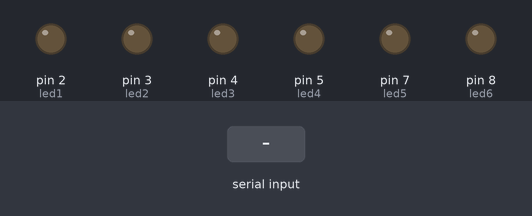
The sketch below on a simulated Arduino Uno, built with avr-gcc and run on an emulated ATmega328P. Shown: output pins drawn as LEDs (lit = HIGH). Dashed ring = blinking. The inputs (shaded band) are chosen by the test bench. Pins used as bus, display or sensor lines are not drawn; what the sketch prints to the serial monitor is not drawn.

Above: at 1.2 s.
1.3 s: "C" received over Serial
At 2.61 s:
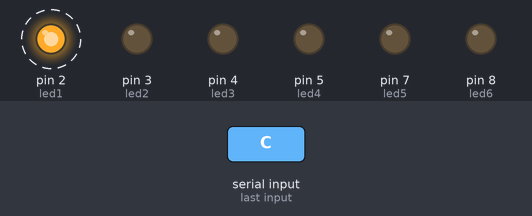
4.3 s: "D" received over Serial
At 5.6 s:
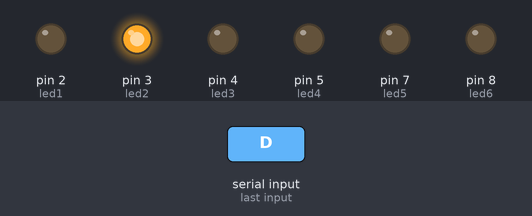
6.8 s: "A" received over Serial
At 9.0 s:
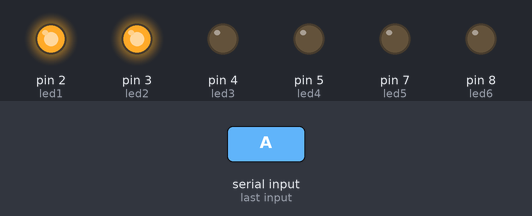
9.3 s: "G" received over Serial
At 11.2 s:
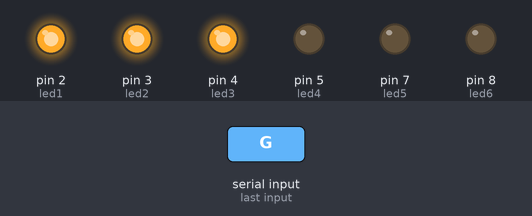
11.8 s: "B" received over Serial
At 13.4 s:
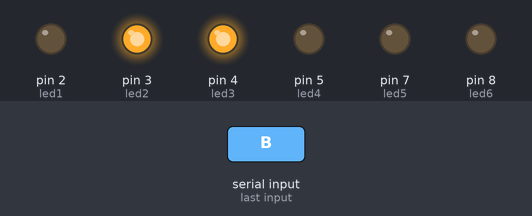
14.3 s: "E" received over Serial
At 16.8 s:
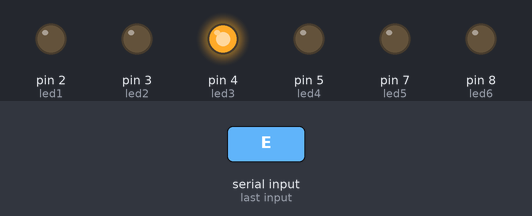
Timing chart, 0 to 17.8 s (numbered marks = the images above; inputs shaded):
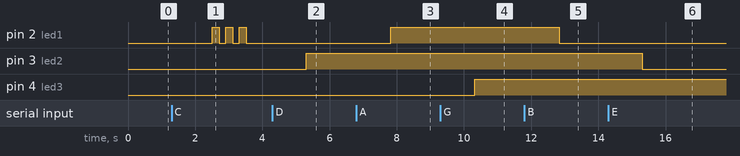

Measured:
- after the input at 1.3 s, pin 2 (led1): alternates HIGH for 0.20 s and LOW for 0.20 s, 6 changes in all, then stays LOW, starting after 1.2 s
- after the input at 4.3 s, pin 3 (led2): LOW → HIGH after 1.0 s
- after the input at 6.8 s, pin 2 (led1): LOW → HIGH after 1.0 s
- after the input at 9.3 s, pin 4 (led3): LOW → HIGH after 1.0 s
- after the input at 11.8 s, pin 2 (led1): HIGH → LOW after 1.0 s
- after the input at 14.3 s, pin 3 (led2): HIGH → LOW after 1.0 s

The sketch:

CocoaArduinoUnoServer.ino
```cpp
#include <SPI.h>
#include <MFRC522.h>

// PORTAS DO LEITOR RFID

//Pins para o NodeMCU (ver Arquivo DiagramaNodeMCU.docx)
#define SS_PIN 10   // Porta SDA
#define RST_PIN 9  // Porta RST

MFRC522 mfrc522(SS_PIN, RST_PIN);   // Create MFRC522 instance.

char st[20];

// LEDS. Somente 4 leds aqui por limitação de porta

const int led1 = 2; // Porta   D0
const int led2 = 3;  // Porta   D3
const int led3 = 4; // Porta   D4
const int led4 = 5;  // Porta   D8
const int led5 = 7; // Porta   SD2
const int led6 = 8; // Porta   SD3


void AcendeLed(int l)
{
  digitalWrite(l, 1);
}

void ApagaLed(int l)
{
  digitalWrite(l, 0);
}
void PiscaLed(int l)
{

  digitalWrite(l, 0);
  delay(200);
  digitalWrite(l, 1);
  delay(200);
  digitalWrite(l, 0);
  delay(200);
  digitalWrite(l, 1);
  delay(200);
  digitalWrite(l, 0);
  delay(200);
  digitalWrite(l, 1);
  delay(200);
  digitalWrite(l, 0);
  delay(200);

}


// led1

void handleLed1Acende() {
  AcendeLed(led1);
  }

void handleLed1Apaga() {
  ApagaLed(led1);
    }

void handleLed1Pisca() {
  PiscaLed(led1);
  }

// led2

void handleLed2Acende() {
  AcendeLed(led2);
  }

void handleLed2Apaga() {
  ApagaLed(led2);
    }

void handleLed2Pisca() {
  PiscaLed(led2);
  }

// led3

void handleLed3Acende() {
  AcendeLed(led3);
  }

void handleLed3Apaga() {
  ApagaLed(led3);
    }

void handleLed3Pisca() {
  PiscaLed(led3);
  }

// led4

void handleLed4Acende() {
  AcendeLed(led4);
  }

void handleLed4Apaga() {
  ApagaLed(led4);
    }

void handleLed4Pisca() {
  PiscaLed(led4);
  }

// led5

void handleLed5Acende() {
  AcendeLed(led5);
  }

void handleLed5Apaga() {
  ApagaLed(led5);
    }

void handleLed5Pisca() {
  PiscaLed(led5);
  }

// led6

void handleLed6Acende() {
  AcendeLed(led6);
  }

void handleLed6Apaga() {
  ApagaLed(led6);
    }

void handleLed6Pisca() {
  PiscaLed(led6);
  }


void setup(void){


  // LEITOR RFID
  Serial.begin(9600);   // Inicia a serial
  SPI.begin();      // Inicia  SPI bus
  mfrc522.PCD_Init();   // Inicia MFRC522


  pinMode(led1, OUTPUT);
  pinMode(led2, OUTPUT);
  pinMode(led3, OUTPUT);
  pinMode(led4, OUTPUT);
  pinMode(led5, OUTPUT);
  pinMode(led6, OUTPUT);

  digitalWrite(led1, 0);
  digitalWrite(led2, 0);
  digitalWrite(led3, 0);
  digitalWrite(led4, 0);
  digitalWrite(led5, 0);
  digitalWrite(led6, 0);

  Serial.println("CoCoa Arduino server started!");
}

void loop(void){

  // Cuida das chamadas vindas pela porta seria
  handleSerial();


  // Cuida do RDID
  handleRFID();

  delay(10);
}

void handleSerial()
{
  String receivedChar;

  if (Serial.available() > 0) {
    receivedChar = Serial.readString();

   // Led1
   if (receivedChar=="A")
      handleLed1Acende();
   if (receivedChar=="B")
      handleLed1Apaga();
   if (receivedChar=="C")
      handleLed1Pisca();

   // Led2
   if (receivedChar=="D")
      handleLed2Acende();
   if (receivedChar=="E")
      handleLed2Apaga();
   if (receivedChar=="F")
      handleLed2Pisca();

   // Led3
   if (receivedChar=="G")
      handleLed3Acende();
   if (receivedChar=="H")
      handleLed3Apaga();
   if (receivedChar=="I")
      handleLed3Pisca();

   // Led4
   if (receivedChar=="J")
      handleLed4Acende();
   if (receivedChar=="K")
      handleLed4Apaga();
   if (receivedChar=="L")
      handleLed4Pisca();

  // Led5
   if (receivedChar=="M")
      handleLed5Acende();
   if (receivedChar=="N")
      handleLed5Apaga();
   if (receivedChar=="O")
      handleLed5Pisca();

   // Led6
   if (receivedChar=="P")
      handleLed6Acende();
   if (receivedChar=="Q")
      handleLed6Apaga();
   if (receivedChar=="R")
      handleLed6Pisca();

   // Serial.println("Recebido:" + receivedChar);


  }
}

void handleRFID()
{
  // Look for new cards
  if ( ! mfrc522.PICC_IsNewCardPresent())
  {
        // Serial.println("Sem cartão : ");
        return;
  }
  // Select one of the cards
  if ( ! mfrc522.PICC_ReadCardSerial())
  {
        // Serial.println("Err?");
        return;
  }
  //Mostra UID na serial
  // Serial.print("UID da tag :");
  String conteudo= "";
  byte letra;
  for (byte i = 0; i < mfrc522.uid.size; i++)
  {
     // Serial.print(mfrc522.uid.uidByte[i] < 0x10 ? " 0" : " ");
     // Serial.print(mfrc522.uid.uidByte[i], HEX);
     conteudo.concat(String(mfrc522.uid.uidByte[i] < 0x10 ? "0" : ""));
     conteudo.concat(String(mfrc522.uid.uidByte[i], HEX));
  }
  Serial.println(conteudo);
  // Serial.println();


}
```
